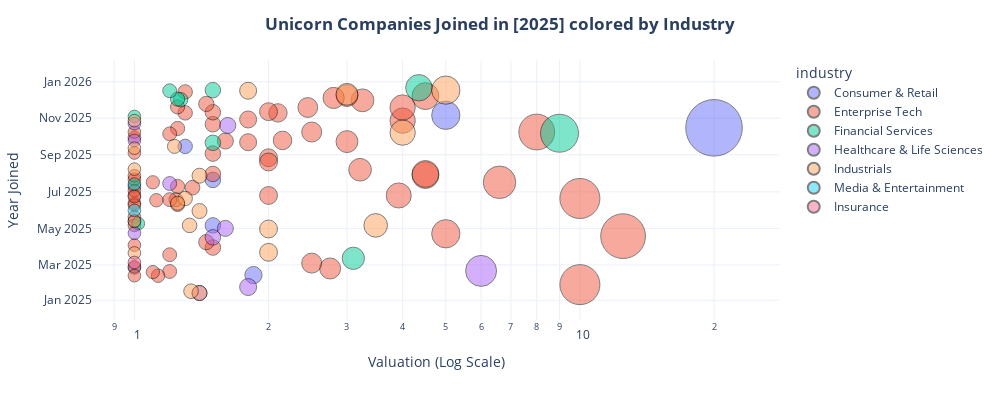

Notebook code cell kept with this figure:
### Code cell
fig_bubble = px.scatter(
    df[df['date_joined'].dt.year == 2025], x= 'valuation', y= 'date_joined', size= 'valuation', color= 'industry',
    hover_name= 'company', log_x= True, size_max= 40, template= 'plotly_white',
    labels= {'valuation': 'Valuation ($B)', 'date_joined': 'Date Joined'})

fig_bubble.update_traces(marker= dict(line= dict(width= 1, color= 'black'), opacity= 0.5))

fig_bubble.update_layout(width = 1000, height= 400,
    xaxis_title= "Valuation (Log Scale)", yaxis_title= "Year Joined",
    title= {"text": "<b>Unicorn Companies Joined in [2025] colored by Industry</b>", 'x': 0.5, "xanchor": "center"},
    hoverlabel= dict(bgcolor= "black", font_size= 14))

fig_bubble.show()

### Figure 1 — Plotly figure (JSON) as saved in the notebook; plotly's stock layout.template omitted (floating-point values rounded to 4 significant figures)
{"data": [{"hovertemplate": "<b>%{hovertext}</b><br><br>industry=Consumer & Retail<br>Valuation ($B)=%{marker.size}<br>Date Joined=%{y}<extra></extra>", "hovertext": ["Chobani", "Metropolis", "OLIPOP", "Ninja", "SpreeAI", "Nothing", "Owner", "Airalo", "Just Salad"], "legendgroup": "Consumer & Retail", "marker": {"color": "#636efa", "line": {"color": "black", "width": 1}, "opacity": 0.5, "size": [20.0, 5.0, 1.85, 1.5, 1.5, 1.3, 1.0, 1.0, 1.0], "sizemode": "area", "sizeref": 0.0125, "symbol": "circle"}, "mode": "markers", "name": "Consumer & Retail", "orientation": "h", "showlegend": true, "type": "scatter", "x": [20.0, 5.0, 1.85, 1.5, 1.5, 1.3, 1.0, 1.0, 1.0], "xaxis": "x", "y": ["2025-10-16T00:00:00.000000000", "2025-11-06T00:00:00.000000000", "2025-02-12T00:00:00.000000000", "2025-07-21T00:00:00.000000000", "2025-05-06T00:00:00.000000000", "2025-09-15T00:00:00.000000000", "2025-05-13T00:00:00.000000000", "2025-07-10T00:00:00.000000000", "2025-02-24T00:00:00.000000000"], "yaxis": "y"}, {"hovertemplate": "<b>%{hovertext}</b><br><br>industry=Enterprise Tech<br>Valuation ($B)=%{marker.size}<br>Date Joined=%{y}<extra></extra>", "hovertext": ["Labs", "Thinking Machines Lab", "Mercor", "Reflection AI", "Lovable", "Unconventional AI", "Quince", "Supabase", "Fireworks", "Luma AI", "Fal", "firmus", "Black Forest Labs", "Decart", "Distyl AI", "Filevine", "Saviynt", "ICEYE", "Abridge", "Peregrine", "n8n", "Suno", "Baseten", "Gamma", "Framer", "d-Matrix", "FieldAI", "Kalshi", "Legora", "Modular AI", "ShopMy", "Pump", "Anaconda", "Lighter", "You.com", "Tailscale", "Harmonic", "Xpanceo", "Chai Discovery", "Scribe", "MainFunc", "Vantaca", "Linear", "Teamworks", "Raise Financial Services", "Seekr", "Nerdio", "Hightouch", "Coralogix", "Tines", "Dream Security", "LangChain", "Reka AI", "Meter", "Enveda", "Eve", "Ambience", "Zama", "Govini", "Zyphra", "Awardco", "Endless", "The Open Platform", "Randpanda", "Parloa", "Halter", "QuEra Computing", "Substack"], "legendgroup": "Enterprise Tech", "marker": {"color": "#EF553B", "line": {"color": "black", "width": 1}, "opacity": 0.5, "size": [12.5, 10.0, 10.0, 8.0, 6.6, 4.5, 4.5, 5.0, 4.0, 4.0, 4.5, 3.92, 3.25, 3.21, 1.8, 3.0, 3.0, 2.8, 2.75, 2.5, 2.5, 2.45, 2.15, 2.1, 2.0, 2.0, 2.0, 2.0, 1.8, 1.6, 1.5, 1.5, 1.5, 1.5, 1.5, 1.45, 1.45, 1.35, 1.3, 1.3, 1.25, 1.25, 1.25, 1.24, 1.2, 1.2, 1.2, 1.2, 1.12, 1.13, 1.1, 1.25, 1.0, 1.0, 1.0, 1.0, 1.0, 1.0, 1.0, 1.0, 1.0, 1.0, 1.0, 1.0, 1.0, 1.0, 1.0, 1.1], "sizemode": "area", "sizeref": 0.0125, "symbol": "circle"}, "mode": "markers", "name": "Enterprise Tech", "orientation": "h", "showlegend": true, "type": "scatter", "x": [12.5, 10.0, 10.0, 8.0, 6.6, 4.5, 4.5, 5.0, 4.0, 4.0, 4.5, 3.92, 3.25, 3.21, 1.8, 3.0, 3.0, 2.8, 2.75, 2.5, 2.5, 2.45, 2.15, 2.1, 2.0, 2.0, 2.0, 2.0, 1.8, 1.6, 1.5, 1.5, 1.5, 1.5, 1.5, 1.45, 1.45, 1.35, 1.3, 1.3, 1.25, 1.25, 1.25, 1.24, 1.2, 1.2, 1.2, 1.2, 1.12, 1.13, 1.1, 1.25, 1.0, 1.0, 1.0, 1.0, 1.0, 1.0, 1.0, 1.0, 1.0, 1.0, 1.0, 1.0, 1.0, 1.0, 1.0, 1.1], "xaxis": "x", "y": ["2025-04-18T00:00:00.000000000", "2025-06-20T00:00:00.000000000", "2025-01-27T00:00:00.000000000", "2025-10-09T00:00:00.000000000", "2025-07-17T00:00:00.000000000", "2025-12-08T00:00:00.000000000", "2025-07-29T00:00:00.000000000", "2025-04-22T00:00:00.000000000", "2025-10-28T00:00:00.000000000", "2025-11-19T00:00:00.000000000", "2025-07-31T00:00:00.000000000", "2025-06-25T00:00:00.000000000", "2025-12-01T00:00:00.000000000", "2025-08-07T00:00:00.000000000", "2025-09-22T00:00:00.000000000", "2025-09-23T00:00:00.000000000", "2025-12-09T00:00:00.000000000", "2025-12-05T00:00:00.000000000", "2025-02-23T00:00:00.000000000", "2025-03-04T00:00:00.000000000", "2025-10-09T00:00:00.000000000", "2025-11-19T00:00:00.000000000", "2025-09-25T00:00:00.000000000", "2025-11-10T00:00:00.000000000", "2025-08-27T00:00:00.000000000", "2025-11-12T00:00:00.000000000", "2025-08-20T00:00:00.000000000", "2025-06-25T00:00:00.000000000", "2025-10-30T00:00:00.000000000", "2025-09-24T00:00:00.000000000", "2025-10-22T00:00:00.000000000", "2025-03-30T00:00:00.000000000", "2025-07-31T00:00:00.000000000", "2025-11-11T00:00:00.000000000", "2025-09-03T00:00:00.000000000", "2025-04-08T00:00:00.000000000", "2025-11-25T00:00:00.000000000", "2025-07-08T00:00:00.000000000", "2025-12-15T00:00:00.000000000", "2025-11-10T00:00:00.000000000", "2025-11-20T00:00:00.000000000", "2025-10-15T00:00:00.000000000", "2025-06-10T00:00:00.000000000", "2025-06-18T00:00:00.000000000", "2025-10-06T00:00:00.000000000", "2025-06-18T00:00:00.000000000", "2025-03-18T00:00:00.000000000", "2025-02-18T00:00:00.000000000", "2025-06-17T00:00:00.000000000", "2025-02-11T00:00:00.000000000", "2025-02-17T00:00:00.000000000", "2025-07-10T00:00:00.000000000", "2025-07-22T00:00:00.000000000", "2025-06-12T00:00:00.000000000", "2025-09-04T00:00:00.000000000", "2025-09-30T00:00:00.000000000", "2025-07-28T00:00:00.000000000", "2025-06-25T00:00:00.000000000", "2025-10-09T00:00:00.000000000", "2025-06-09T00:00:00.000000000", "2025-05-20T00:00:00.000000000", "2025-02-26T00:00:00.000000000", "2025-07-03T00:00:00.000000000", "2025-04-03T00:00:00.000000000", "2025-05-06T00:00:00.000000000", "2025-06-23T00:00:00.000000000", "2025-02-11T00:00:00.000000000", "2025-07-17T00:00:00.000000000"], "yaxis": "y"}, {"hovertemplate": "<b>%{hovertext}</b><br><br>industry=Financial Services<br>Valuation ($B)=%{marker.size}<br>Date Joined=%{y}<extra></extra>", "hovertext": ["Polymarket", "Erebor", "Nirvana", "Tide", "Plata", "Curative", "MGT", "Imprint", "Juniper Square", "Beacon", "Zero Hash"], "legendgroup": "Financial Services", "marker": {"color": "#00cc96", "line": {"color": "black", "width": 1}, "opacity": 0.5, "size": [9.0, 4.35, 1.5, 1.5, 3.1, 1.27, 1.25, 1.2, 1.02, 1.0, 1.0], "sizemode": "area", "sizeref": 0.0125, "symbol": "circle"}, "mode": "markers", "name": "Financial Services", "orientation": "h", "showlegend": true, "type": "scatter", "x": [9.0, 4.35, 1.5, 1.5, 3.1, 1.27, 1.25, 1.2, 1.02, 1.0, 1.0], "xaxis": "x", "y": ["2025-10-07T00:00:00.000000000", "2025-12-22T00:00:00.000000000", "2025-12-18T00:00:00.000000000", "2025-09-21T00:00:00.000000000", "2025-03-12T00:00:00.000000000", "2025-12-02T00:00:00.000000000", "2025-12-03T00:00:00.000000000", "2025-12-17T00:00:00.000000000", "2025-05-09T00:00:00.000000000", "2025-11-04T00:00:00.000000000", "2025-07-14T00:00:00.000000000"], "yaxis": "y"}, {"hovertemplate": "<b>%{hovertext}</b><br><br>industry=Healthcare & Life Sciences<br>Valuation ($B)=%{marker.size}<br>Date Joined=%{y}<extra></extra>", "hovertext": ["OpenEvidence", "Neko Health", "Pathos", "NewLimit", "Chapter", "Aragen", "Tala Health", "Thyme Care", "SheMed", "Nourish"], "legendgroup": "Healthcare & Life Sciences", "marker": {"color": "#ab63fa", "line": {"color": "black", "width": 1}, "opacity": 0.5, "size": [6.0, 1.8, 1.6, 1.62, 1.5, 1.4, 1.2, 1.0, 1.0, 1.0], "sizemode": "area", "sizeref": 0.0125, "symbol": "circle"}, "mode": "markers", "name": "Healthcare & Life Sciences", "orientation": "h", "showlegend": true, "type": "scatter", "x": [6.0, 1.8, 1.6, 1.62, 1.5, 1.4, 1.2, 1.0, 1.0, 1.0], "xaxis": "x", "y": ["2025-02-19T00:00:00.000000000", "2025-01-23T00:00:00.000000000", "2025-05-01T00:00:00.000000000", "2025-10-20T00:00:00.000000000", "2025-04-16T00:00:00.000000000", "2025-01-13T00:00:00.000000000", "2025-07-15T00:00:00.000000000", "2025-09-25T00:00:00.000000000", "2025-10-23T00:00:00.000000000", "2025-04-23T00:00:00.000000000"], "yaxis": "y"}, {"hovertemplate": "<b>%{hovertext}</b><br><br>industry=Industrials<br>Valuation ($B)=%{marker.size}<br>Date Joined=%{y}<extra></extra>", "hovertext": ["Fuse Energy", "Base Power", "K2 Space", "CHAOS Industries", "The Bot Company", "Radiant", "Zhiyuan Robot", "Rebellions", "Fox Ess", "Netradyne", "Tekever", "Unitree Robotics", "Gecko Robotics", "InDrive", "Substrate", "Periodic Labs", "Apex", "JSW One Platforms", "BuildOps", "Quantum Systems"], "legendgroup": "Industrials", "marker": {"color": "#FFA15A", "line": {"color": "black", "width": 1}, "opacity": 0.5, "size": [5.0, 4.0, 3.0, 2.0, 2.0, 1.8, 1.4, 1.4, 1.4, 1.34, 1.33, 1.3, 1.25, 1.23, 1.0, 1.0, 1.0, 1.0, 1.0, 3.48], "sizemode": "area", "sizeref": 0.0125, "symbol": "circle"}, "mode": "markers", "name": "Industrials", "orientation": "h", "showlegend": true, "type": "scatter", "x": [5.0, 4.0, 3.0, 2.0, 2.0, 1.8, 1.4, 1.4, 1.4, 1.34, 1.33, 1.3, 1.25, 1.23, 1.0, 1.0, 1.0, 1.0, 1.0, 3.48], "xaxis": "x", "y": ["2025-12-18T00:00:00.000000000", "2025-10-08T00:00:00.000000000", "2025-12-11T00:00:00.000000000", "2025-04-30T00:00:00.000000000", "2025-03-22T00:00:00.000000000", "2025-12-17T00:00:00.000000000", "2025-05-30T00:00:00.000000000", "2025-07-28T00:00:00.000000000", "2025-01-13T00:00:00.000000000", "2025-01-16T00:00:00.000000000", "2025-05-06T00:00:00.000000000", "2025-06-20T00:00:00.000000000", "2025-06-12T00:00:00.000000000", "2025-09-15T00:00:00.000000000", "2025-10-28T00:00:00.000000000", "2025-08-08T00:00:00.000000000", "2025-09-12T00:00:00.000000000", "2025-05-13T00:00:00.000000000", "2025-03-21T00:00:00.000000000", "2025-05-06T00:00:00.000000000"], "yaxis": "y"}, {"hovertemplate": "<b>%{hovertext}</b><br><br>industry=Media & Entertainment<br>Valuation ($B)=%{marker.size}<br>Date Joined=%{y}<extra></extra>", "hovertext": ["MUBI"], "legendgroup": "Media & Entertainment", "marker": {"color": "#19d3f3", "line": {"color": "black", "width": 1}, "opacity": 0.5, "size": [1.0], "sizemode": "area", "sizeref": 0.0125, "symbol": "circle"}, "mode": "markers", "name": "Media & Entertainment", "orientation": "h", "showlegend": true, "type": "scatter", "x": [1.0], "xaxis": "x", "y": ["2025-05-31T00:00:00.000000000"], "yaxis": "y"}, {"hovertemplate": "<b>%{hovertext}</b><br><br>industry=Insurance<br>Valuation ($B)=%{marker.size}<br>Date Joined=%{y}<extra></extra>", "hovertext": ["Assured"], "legendgroup": "Insurance", "marker": {"color": "#FF6692", "line": {"color": "black", "width": 1}, "opacity": 0.5, "size": [1.0], "sizemode": "area", "sizeref": 0.0125, "symbol": "circle"}, "mode": "markers", "name": "Insurance", "orientation": "h", "showlegend": true, "type": "scatter", "x": [1.0], "xaxis": "x", "y": ["2025-03-05T00:00:00.000000000"], "yaxis": "y"}], "layout": {"height": 400, "hoverlabel": {"bgcolor": "black", "font": {"size": 14}}, "legend": {"itemsizing": "constant", "title": {"text": "industry"}, "tracegroupgap": 0}, "margin": {"t": 60}, "title": {"text": "<b>Unicorn Companies Joined in [2025] colored by Industry</b>", "x": 0.5, "xanchor": "center"}, "width": 1000, "xaxis": {"anchor": "y", "domain": [0, 1], "title": {"text": "Valuation (Log Scale)"}, "type": "log"}, "yaxis": {"anchor": "x", "domain": [0, 1], "title": {"text": "Year Joined"}}}}
